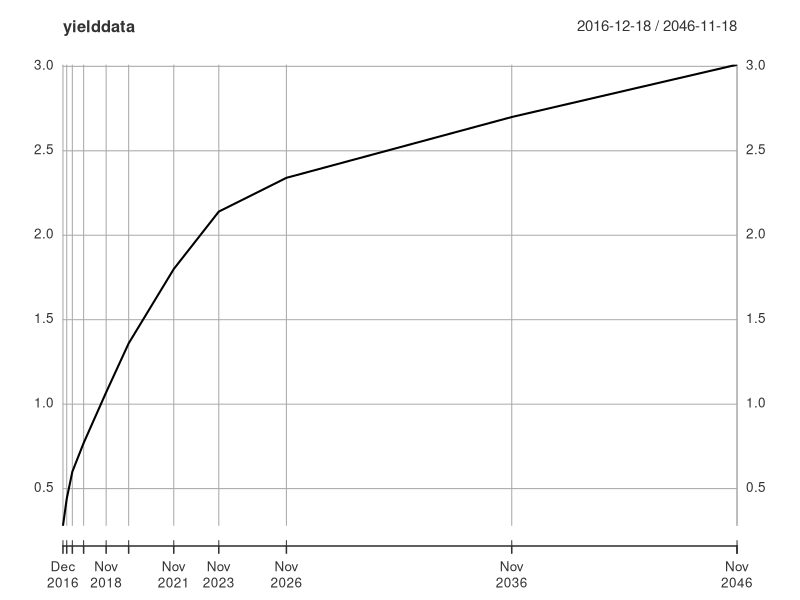
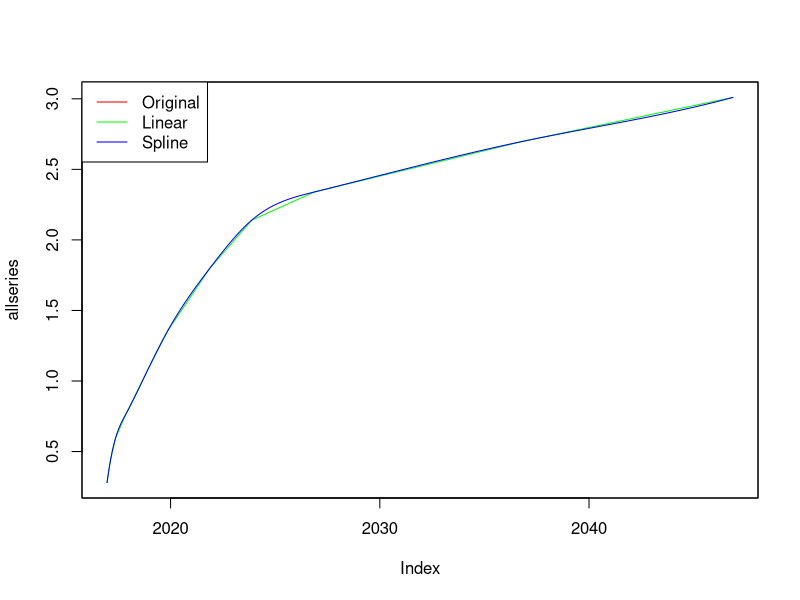

Recreate these plots in R, in order.
## Week 2 Lab Solution 
## MFE Programming workshop 2016

library(lubridate)
library(xts)

## To read in the data I copied it into a file using excel
## saved it to a csv and then imported it
datain <- read.csv("./week2/lab/week2data.csv")
 
## just get a single subset of the data, the last row
dataset <- datain[nrow(datain),]

## grab the date of my observation
firstdate <- mdy(dataset[,1])

## now drop the date
yields <- dataset[1,-1]

## being fancy cleaning up the maturities of the yields
## you could just manually create the durations but this
## is kind of fun... 
maturity <- names(yields)
## replace the . with a space
maturity <- gsub("\\."," ",maturity)
## replace the X with nothing
maturity <- gsub("X","",maturity)
## change to years and months
maturity <- gsub("mo","months",maturity)
maturity <- gsub("yr","years",maturity)

## split at the space
maturity <- strsplit(maturity, " ")

## convert to durations using lubridate
## durations are in seconds
durations <- sapply(maturity,function(x) duration(as.numeric(x[1]),x[2]))

## finally get the start date plus the duration
## I round down to the nearest day because it also adds on time of day
outdates <- floor_date(firstdate+seconds(durations),"day")

## create the XTS object
## also note that I convert the yeilds to a vector
yielddata <- as.xts(as.numeric(yields),order.by=outdates)

## now plot
plot(yielddata)

## get a sequence of all of the dates
firstdate <- start(yielddata)
lastdate <- end(yielddata)
alldates <- seq(firstdate,lastdate,by="1 day")

## create an empty xts
fullsample <- xts(order.by = alldates)
## merge in the known data
fullsample <- merge(fullsample,yielddata)

## and now get the approximations
fullsample_linear <- na.approx(fullsample)
fullsample_spline <- na.spline(fullsample)

## merge together and plot with zoo
allseries <- merge(yielddata, fullsample_linear)
allseries <- merge(allseries, fullsample_spline)

## Set a color scheme:
tsRainbow <- rainbow(ncol(allseries))

## Plot the series with plot.zoo which is better
## for plotting multiple series
plot.zoo(x = allseries, 
         col = tsRainbow, screens = 1)

legend(x = "topleft", legend = c("Original", "Linear", "Spline"), 
       lty = 1,col = tsRainbow)

